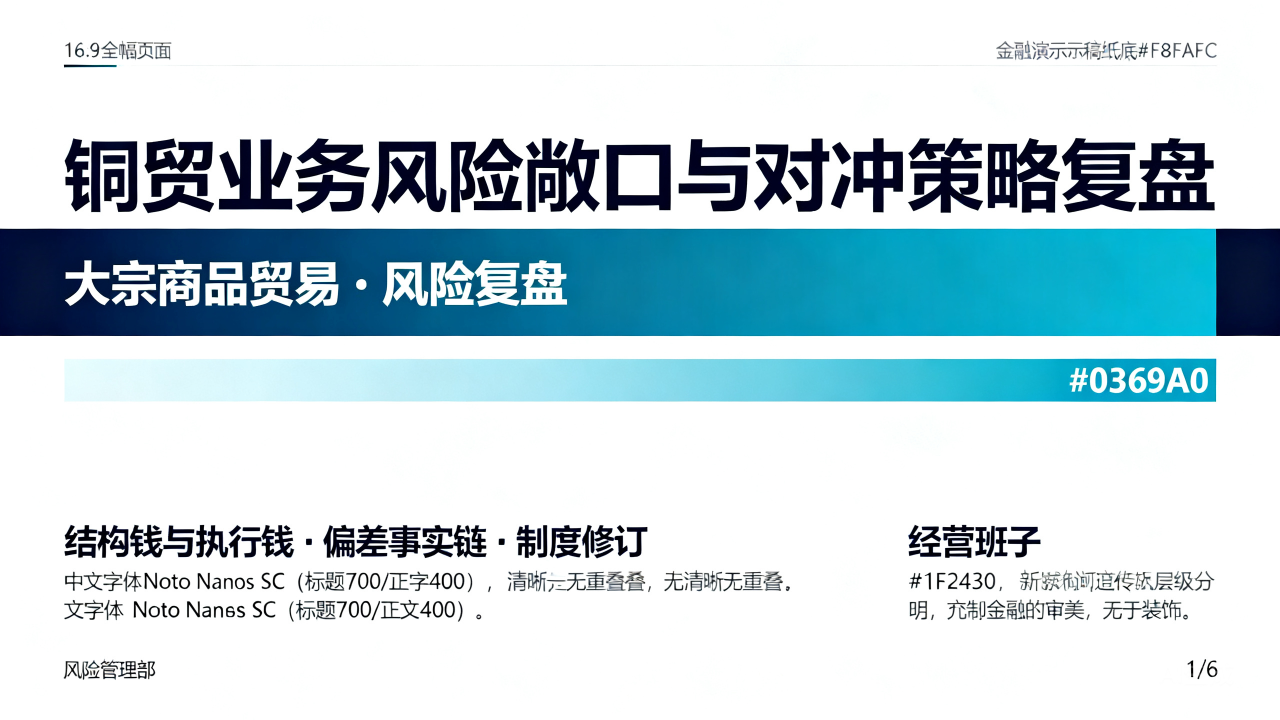
#> input picture leo-ppt-generator/evals/fixtures/template-quality/image-deck-e2e/origin_image/slide_01.png, 2560 x 1440 px (shown at 1/2 size)
$ python visual_qa.py ../evals/fixtures/template-quality/image-deck-e2e/origin_image/slide_01.png
#> lines starting #> are read from the running program, lines starting #| are printed output that depends on the picture
#!/usr/bin/env python3
"""visual_qa.py — leo-ppt 确定性像素质检前置闸门（E2，CI-4）。

leo 侧适配（自研增量）：

- 尺寸判据对齐 2560×1440 交付档（DIM-01 FAIL/WARN 分层按 leo 比例合同）；
- SIZE-01 仅提示压缩体积，不能替代像素空白检查或审美验收；
- 输入为 leo 的页图命名（``slide_*.png``），单页/目录两种模式；
- 输出机器可读 JSON 报告（--report），退出码 0/1/2 语义与
  check_deck_geometry.py 的职责分界见文件尾注。
- 上游的 planning/density_contract/html_contracts 检查族不移植
  （ppt-agent-skill 专属合同；leo 的 PLAN-01 策划卡对账为 P2 / E2-T3）。

用法：
    # 单页（worker 自查 / render-worker 单页闸门）
    python3 scripts/visual_qa.py <run>/image-deck/origin_image/slide_01.png --report <run>/reports/visual-qa.json

    # 目录批量（父 Agent 2.5 步，record 前对全部页跑）
    python3 scripts/visual_qa.py <run>/image-deck/origin_image --report <run>/reports/visual-qa.json

退出码（CI-4）：
    0 = 全部通过
    1 = 存在 FAIL（阻断交付、该页打回，不进 LLM 审——visual-qa.md 2.5 步）
    2 = 只有 WARN（可交付但必须写入 qa_note 并在交付话术披露）
"""

from __future__ import annotations

import json
import sys
from pathlib import Path

try:
    from PIL import Image
except ImportError:
    print("ERROR: Pillow is required. Install with: pip install Pillow", file=sys.stderr)
    sys.exit(1)

# ─── leo 2560 交付档阈值（自研增量；上游为 960/10K/50K 档） ───
DELIVERY_WIDTH = 2560
DELIVERY_HEIGHT = 1440
WEB_WIDTH = 1280
SIZE_WARN_BYTES = 600_000


# ─────────────────────── 检测函数 ───────────────────────
# （函数族保留上游结构与阈值思想；leo 适配点见各 docstring）

def check_dimensions(img: Image.Image) -> dict:
    """DIM-01：16:9 且 ≥2560 宽（交付档）；1280 档 WARN；其余 FAIL。"""
    w, h = img.size
    if abs(w / h - 16 / 9) < 0.05:
        if w >= DELIVERY_WIDTH:
            return {"id": "DIM-01", "status": "PASS", "msg": f"分辨率 {w}x{h}（交付档 16:9）"}
        if w >= WEB_WIDTH:
            return {"id": "DIM-01", "status": "WARN",
                    "msg": f"分辨率 {w}x{h}（web 档；交付档需 ≥{DELIVERY_WIDTH} 宽）"}
        return {"id": "DIM-01", "status": "FAIL",
                "msg": f"分辨率 {w}x{h} 低于 web 档下限 {WEB_WIDTH}"}
    return {"id": "DIM-01", "status": "FAIL", "msg": f"分辨率 {w}x{h} 不符合 16:9 规格"}


def _dominant_color(pixels: list[tuple], total: int) -> tuple[tuple, float]:
    color_count: dict[tuple, int] = {}
    for p in pixels:
        quantized = (p[0] // 8 * 8, p[1] // 8 * 8, p[2] // 8 * 8)
        color_count[quantized] = color_count.get(quantized, 0) + 1
    dominant = max(color_count, key=color_count.get)
    return dominant, color_count[dominant] / total


def check_blank_ratio(img: Image.Image, threshold: float = 0.40) -> dict:
    """BLANK-01：近乎纯色才硬失败，稀疏页面提示复核；墨迹比例不是占用面积。"""
    small = img.resize((128, 72), Image.LANCZOS)
    pixels = list(small.getdata())
    total = len(pixels)

    dominant_color, dominant_ratio = _dominant_color(pixels, total)

    if dominant_ratio > threshold:
        content_pixels = sum(
            1 for p in pixels if max(abs(a - b) for a, b in zip(p, dominant_color)) > 60
        )
        content_ratio = content_pixels / total
        if dominant_ratio > 0.995 and content_ratio < 0.001:
            return {"id": "BLANK-01", "status": "FAIL",
                    "msg": f"页面近乎纯色，差异像素 {content_ratio:.2%}，请检查截图或渲染内容"}
        if content_ratio < 0.15:
            return {"id": "BLANK-01", "status": "WARN",
                    "msg": f"差异像素 {content_ratio:.1%}，请复核稀疏页面；此比例不是留白面积或设计评分"}
        return {"id": "BLANK-01", "status": "PASS",
                "msg": f"主色占 {dominant_ratio:.0%}，差异像素 {content_ratio:.0%}"}

    return {"id": "BLANK-01", "status": "PASS",
            "msg": f"画面色彩分布正常，主色占比 {dominant_ratio:.0%}"}


def check_vertical_text(img: Image.Image) -> dict:
    """VTXT-01：辅助检测疑似竖排单字列（WARN，不判最终）。"""
    w, h = img.size
    right_half = img.crop((w // 2, 0, w, h))
    small = right_half.resize((256, 144), Image.LANCZOS).convert("L")
    pixels = small.load()
    sw, sh = small.size

    threshold = 60
    suspect_regions = []

    x = 0
    while x < sw:
        col_content = sum(1 for y in range(sh) if pixels[x, y] > threshold)
        if col_content > sh * 0.25:
            band_start = x
            band_end = x
            while band_end < sw - 1:
                next_content = sum(1 for y in range(sh) if pixels[band_end + 1, y] > threshold)
                if next_content > sh * 0.15:
                    band_end += 1
                else:
                    break

            band_width = band_end - band_start + 1
            content_rows = set()
            for bx in range(band_start, band_end + 1):
                for y in range(sh):
                    if pixels[bx, y] > threshold:
                        content_rows.add(y)

            content_height = (max(content_rows) - min(content_rows) + 1) if content_rows else 0
            width_ratio = band_width / sw
            height_ratio = content_height / sh

            if width_ratio < 0.06 and height_ratio > 0.35:
                suspect_regions.append(f"w={width_ratio:.1%} h={height_ratio:.1%}")

            x = band_end + 1
        else:
            x += 1

    if suspect_regions:
        return {"id": "VTXT-01", "status": "WARN",
                "msg": f"检测到 {len(suspect_regions)} 处疑似窄列内容带（{'; '.join(suspect_regions[:3])}），建议人工确认排版"}

    return {"id": "VTXT-01", "status": "PASS", "msg": "未检测到竖排异常"}


def check_overflow_cutoff(img: Image.Image) -> dict:
    """CUT-01：底部 4 行 / 右侧 4 列内容像素 → 截断嫌疑（WARN）。

    leo 适配：上游判"亮像素"（brightness>80）假定深色背景；浅纸底整页
    都是亮像素会 100% 误报。改为背景相对：与主色亮度偏离 > 60 才算内容。
    """
    w, h = img.size
    pixels = img.load()
    small = img.resize((128, 72), Image.LANCZOS)
    dominant_color, _ = _dominant_color(list(small.getdata()), 128 * 72)
    dominant_brightness = sum(dominant_color) / 3

    def is_content(pixel) -> bool:
        return abs(sum(pixel[:3]) / 3 - dominant_brightness) > 60

    bottom_content_pixels = 0
    bottom_total = w * 4
    for y in range(h - 4, h):
        for x in range(w):
            if is_content(pixels[x, y]):
                bottom_content_pixels += 1
    bottom_ratio = bottom_content_pixels / bottom_total if bottom_total > 0 else 0

    right_content_pixels = 0
    right_total = h * 4
    for x in range(w - 4, w):
        for y in range(h):
            if is_content(pixels[x, y]):
                right_content_pixels += 1
    right_ratio = right_content_pixels / right_total if right_total > 0 else 0

    issues = []
    if bottom_ratio > 0.2:
        issues.append(f"底部边缘有 {bottom_ratio:.0%} 亮像素，疑似内容被裁切")
    if right_ratio > 0.15:
        issues.append(f"右侧边缘有 {right_ratio:.0%} 亮像素，疑似内容被裁切")

    if issues:
        return {"id": "CUT-01", "status": "WARN", "msg": " | ".join(issues)}
    return {"id": "CUT-01", "status": "PASS", "msg": "边缘无异常裁切痕迹"}


def check_contrast_zones(img: Image.Image) -> dict:
    """CONT-01：8×8 网格低方差中亮度块占比 > 60% → 对比度嫌疑（WARN）。"""
    w, h = img.size
    grid_w, grid_h = 8, 8
    block_w = w // grid_w
    block_h = h // grid_h

    low_contrast_blocks = 0
    total_blocks = grid_w * grid_h

    for gx in range(grid_w):
        for gy in range(grid_h):
            block = img.crop((gx * block_w, gy * block_h, (gx + 1) * block_w, (gy + 1) * block_h))
            small_block = block.resize((16, 16), Image.LANCZOS)
            pixels = list(small_block.getdata())
            brightnesses = [sum(p[:3]) / 3 for p in pixels]

            avg = sum(brightnesses) / len(brightnesses)
            variance = sum((b - avg) ** 2 for b in brightnesses) / len(brightnesses)

            if variance < 25 and 40 < avg < 200:
                low_contrast_blocks += 1

    ratio = low_contrast_blocks / total_blocks
    if ratio > 0.6:
        return {"id": "CONT-01", "status": "WARN",
                "msg": f"{ratio:.0%} 的区块对比度极低，可能存在文字不可读区域"}
    return {"id": "CONT-01", "status": "PASS",
            "msg": f"对比度分布正常（低对比区块 {ratio:.0%}）"}


def check_file_size(png_path: Path) -> dict:
    """SIZE-01：压缩体积仅作提示；空白与损坏分别由 BLANK/OPEN 判定。"""
    size = png_path.stat().st_size
    if size < SIZE_WARN_BYTES:
        return {"id": "SIZE-01", "status": "WARN",
                "msg": f"PNG {size:,} bytes；低体积可能来自平色压缩，不能据此判定内容过少"}
    return {"id": "SIZE-01", "status": "PASS", "msg": f"PNG {size:,} bytes"}


# ─────────────────────── 主逻辑 ───────────────────────

def run_checks(png_path: Path) -> list[dict]:
    """对单张 PNG 运行全部检测（像素内容层；结构层归 check_deck_geometry.py）。"""
    results = [check_file_size(png_path)]
    try:
        img = Image.open(png_path).convert("RGB")
    except Exception as e:
        results.append({"id": "OPEN-01", "status": "FAIL", "msg": f"无法打开 PNG: {e}"})
        return results
    results.append(check_dimensions(img))
    results.append(check_blank_ratio(img))
    results.append(check_vertical_text(img))
    results.append(check_overflow_cutoff(img))
    results.append(check_contrast_zones(img))
    results.append(check_design_density(img))
    return results


def build_page_report(png: Path, results: list[dict]) -> dict:
    fails = [r for r in results if r["status"] == "FAIL"]
    warns = [r for r in results if r["status"] == "WARN"]
    verdict = "FAIL" if fails else ("WARN" if warns else "PASS")
    return {
        "page": png.name,
        "path": str(png.resolve()),
        "verdict": verdict,
        "checks": results,
        "fail_count": len(fails),
        "warn_count": len(warns),
    }


def collect_pngs(target: Path) -> list[Path]:
    if target.is_file():
        return [target]
    if target.is_dir():
        return sorted([*target.glob("slide_*.png"), *target.glob("slide-*.png")])
    return []


def check_design_density(img: Image.Image) -> dict:
    """DESIGN-01：四象限差异像素分布提示，不作为设计验收。

    只看内容像素（亮度偏离主色 >60）的空间分布，不改判任何既有 FAIL：
    - 全页内容占比 < 6% 且存在 ≥2 个内容占比 < 0.5% 的象限 → WARN
      （版面大面积空置，典型如"标题+文字列表+缩略图表"的文档式页面）；
    - 四象限内容占比最大/最小 > 12 倍 → WARN（单象限孤岛布局）。
    判据为观察提示（WARN 不阻断），供 SAMPLE-GATE 人工复核参考；
    对留白型封面/金句页的误报由人工裁决，不升级 FAIL。
    """
    small = img.resize((256, 144), Image.LANCZOS)
    pixels = list(small.getdata())
    total = len(pixels)
    from collections import Counter
    dominant, _ = Counter(pixels).most_common(1)[0]
    flags = [int(max(abs(a - b) for a, b in zip(px, dominant)) > 60) for px in pixels]
    overall = sum(flags) / total
    quads = []
    for qy in range(2):
        for qx in range(2):
            cell = [flags[y * 256 + x] for y in range(qy * 72, (qy + 1) * 72)
                    for x in range(qx * 128, (qx + 1) * 128)]
            quads.append(sum(cell) / len(cell))
    empty_quads = sum(1 for q in quads if q < 0.005)
    if overall < 0.06 and empty_quads >= 2:
        return {"id": "DESIGN-01", "status": "WARN",
                "msg": f"差异像素 {overall:.1%}，{empty_quads} 个象限近空，请结合页面角色复核"}
    if max(quads) > 0 and max(quads) / max(min(quads), 1e-6) > 12:
        return {"id": "DESIGN-01", "status": "WARN",
                "msg": f"象限差异像素分布不均，{empty_quads} 个象限近空，请结合页面角色复核"}
    return {"id": "DESIGN-01", "status": "PASS",
            "msg": f"差异像素 {overall:.1%}，象限分布 {['%.1f%%' % (q*100) for q in quads]}；不代表设计验收通过"}


def main() -> int:
    args = sys.argv[1:]
    report_path = None
    paths = []
    i = 0
    while i < len(args):
        if args[i] == "--report" and i + 1 < len(args):
            report_path = Path(args[i + 1]).resolve()
            i += 2
        elif args[i] == "--help" or args[i] == "-h":
            print(__doc__)
            return 0
        else:
            paths.append(args[i])
            i += 1

    if len(paths) != 1:
        print(__doc__)
        print("ERROR: 恰好一个目标（单页 PNG 或页图目录）", file=sys.stderr)
        return 1

    target = Path(paths[0]).resolve()
    pngs = collect_pngs(target)
    if not pngs:
        print(f"ERROR: 未找到可检查的 PNG（slide_*.png / slide-*.png）于 {target}", file=sys.stderr)
        return 1

    pages = [build_page_report(png, run_checks(png)) for png in pngs]
#> in run_checks, img is the input picture: PIL image 2560x1440 RGB; mean R, G, B 196.2, 215.4, 222.7
#> in check_blank_ratio, `small = img.resize((128, 72), Image.LANCZOS)`:
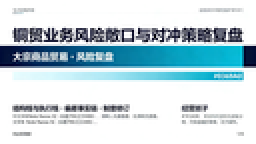
#> small: PIL image 128x72 RGB (shown 2 times larger); mean R, G, B 195.7, 214.8, 222.1
#> in check_blank_ratio, `pixels = list(small.getdata())`: pixels = 9216 items, first 6: (255, 255, 255), (255, 255, 255), (255, 255, 255), (255, 255, 255), (255, 255, 255), (255, 255, 255)
#> in check_blank_ratio, `total = len(pixels)`: total = 9216
#> after the loop in _dominant_color, `for p in pixels:`: color_count = 501 items
#> in _dominant_color, `dominant = max(color_count, key=color_count.get)`: dominant = (248, 248, 248)
#> in check_blank_ratio, `dominant_color, dominant_ratio = _dominant_color(pixels, total)`: dominant_ratio = 0.589
#> in check_blank_ratio, `content_pixels = sum( 1 for p in pixels if max(abs(a - b) for a, b in ..`: content_pixels = 2650
#> in check_blank_ratio, `content_ratio = content_pixels / total`: content_ratio = 0.288
#> in check_vertical_text, `right_half = img.crop((w // 2, 0, w, h))`:
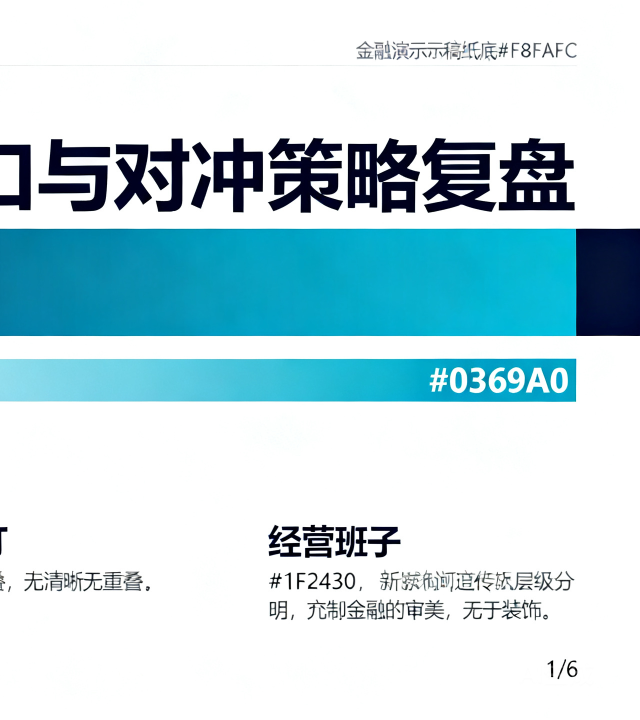
#> right_half: PIL image 1280x1440 RGB (shown at 1/2 size); mean R, G, B 192.3, 220.1, 227.5
#> in check_vertical_text, `small = right_half.resize((256, 144), Image.LANCZOS).convert("L")`:
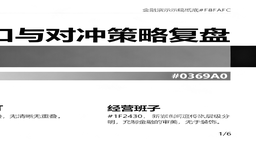
#> small: PIL image 256x144 L; min 0, max 255, mean 212.3
#> the loop in check_vertical_text, `while x < sw:` made 1 pass
#> col_content on pass 1: 140
#> after the loop in check_vertical_text, `while x < sw:`: suspect_regions = []
#> in check_overflow_cutoff, `dominant_color, _ = _dominant_color(list(small.getdata()), 128 * 72)`: dominant_color = (248, 248, 248)
#> in check_overflow_cutoff, `dominant_brightness = sum(dominant_color) / 3`: dominant_brightness = 248
#> in check_overflow_cutoff, `bottom_ratio = bottom_content_pixels / bottom_total if bottom_total > ..`: bottom_ratio = 0
#> in check_overflow_cutoff, `right_ratio = right_content_pixels / right_total if right_total > 0 el..`: right_ratio = 0.149
#> after the loop in check_contrast_zones, `for gx in range(grid_w):`: low_contrast_blocks = 0
#> in check_design_density, `small = img.resize((256, 144), Image.LANCZOS)`:
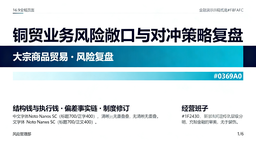
#> small: PIL image 256x144 RGB; mean R, G, B 196.1, 215.1, 222.1
#> in check_design_density, `pixels = list(small.getdata())`: pixels = 36864 items
#> in check_design_density, `total = len(pixels)`: total = 36864
#> in check_design_density, `dominant, _ = Counter(pixels).most_common(1)[0]`: dominant = (255, 255, 255)
#> in check_design_density, `flags = [int(max(abs(a - b) for a, b in zip(px, dominant)) > 60) for p..`: flags = 36864 items
#> in check_design_density, `overall = sum(flags) / total`: overall = 0.285
#> after the loop in check_design_density, `for qy in range(2):`: quads = [0.4, 0.438, 0.155, 0.148]
#> in check_design_density, `empty_quads = sum(1 for q in quads if q < 0.005)`: empty_quads = 0
#> in build_page_report, `fails = [r for r in results if r["status"] == "FAIL"]`: fails = []
#> in build_page_report, `verdict = "FAIL" if fails else ("WARN" if warns else "PASS")`: verdict = 'PASS'
#> pages = 1 item
    total_fails = sum(p["fail_count"] for p in pages)
#> total_fails = 0
    total_warns = sum(p["warn_count"] for p in pages)
#> total_warns = 0
    verdict = "FAIL" if total_fails else ("WARN" if total_warns else "PASS")
#> verdict = 'PASS'

    report = {
        "schema_version": 1,
        "kind": "visual_qa_report",
        "target": str(target),
        "pages": pages,
        "summary": {
            "pages": len(pages),
            "verdict": verdict,
            "fail_pages": [p["page"] for p in pages if p["verdict"] == "FAIL"],
            "warn_pages": [p["page"] for p in pages if p["verdict"] == "WARN"],
            "exit_code": 1 if total_fails else (2 if total_warns else 0),
        },
    }
    for page in pages:
        icons = {"PASS": "OK", "WARN": "!!", "FAIL": "XX"}
        print(f"{page['page']}: {page['verdict']}")
        for r in page["checks"]:
            print(f"  [{icons[r['status']]}] {r['id']}: {r['msg']}")
#> this loop made 1 pass
#> icons on pass 1: {'PASS': 'OK', 'WARN': '!!', 'FAIL': 'XX'}
#> (printed output is left out)
    print(
        f"TOTAL: {len(pages)} pages, FAIL={total_fails}, WARN={total_warns} → "
        f"EXIT {report['summary']['exit_code']}"
        + ("（FAIL 页不进 LLM 审，直接打回）" if total_fails else "")
    )
#| TOTAL: 1 pages, FAIL=0, WARN=0 → EXIT 0

    if report_path:
        report_path.parent.mkdir(parents=True, exist_ok=True)
        report_path.write_text(
            json.dumps(report, ensure_ascii=False, indent=2) + "\n", encoding="utf-8"
        )
    return report["summary"]["exit_code"]


# ─── 职责分界（与 check_deck_geometry.py；两文件头注互引） ───
# check_deck_geometry.py：OOXML 结构层（assemble 之后）——画布比例、页图 vs
#   画布、拉伸、覆盖率；输入是 PPTX。
# 本脚本：像素内容层（record 之前，逐页）——空白、截断、对比度、文件大小；
#   输入是 PNG。两者的 DIM 断言在各自层面独立成立，不重复不冲突。

if __name__ == "__main__":
    sys.exit(main())
#> (the program exits here)

$ run again, with leo-ppt-generator/evals/fixtures/template-quality/image-deck-e2e/origin_image/slide_02.png copied over leo-ppt-generator/evals/fixtures/template-quality/image-deck-e2e/origin_image/slide_01.png
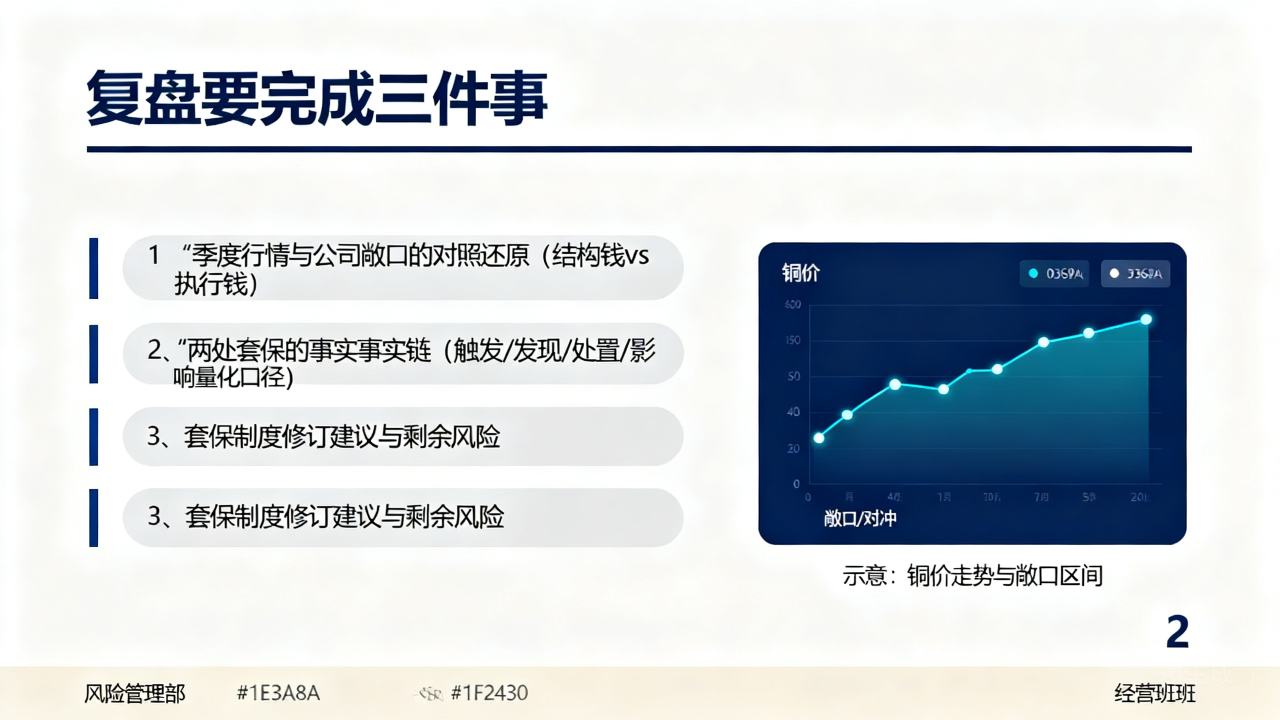
#> input picture leo-ppt-generator/evals/fixtures/template-quality/image-deck-e2e/origin_image/slide_02.png, 2560 x 1440 px (shown at 1/2 size)
#> in run_checks, img is the input picture: PIL image 2560x1440 RGB; mean R, G, B 204.1, 210.6, 215.5
#> in check_blank_ratio, `pixels = list(small.getdata())`: pixels = 9216 items, first 6: (255, 255, 255), (255, 255, 255), (254, 255, 255), (254, 255, 254), (253, 255, 254), (253, 255, 254)
#> in check_blank_ratio, `total = len(pixels)`: total = 9216
#> the loop in _dominant_color, `for p in pixels:` made 9216 passes
#> after the loop in _dominant_color, `for p in pixels:`: color_count = 342 items
#> in _dominant_color, `dominant = max(color_count, key=color_count.get)`: dominant = (248, 248, 248)
#> in check_blank_ratio, `dominant_color, dominant_ratio = _dominant_color(pixels, total)`: dominant_ratio = 0.31
#> in check_vertical_text, `small = right_half.resize((256, 144), Image.LANCZOS).convert("L")`:
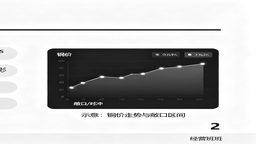
#> small: PIL image 256x144 L; min 6, max 255, mean 188.4
#> the loop in check_vertical_text, `while x < sw:` made 1 pass
#> col_content on pass 1: 142
#> after the loop in check_vertical_text, `while x < sw:`: suspect_regions = []
#> the loop in _dominant_color (call 2), `for p in pixels:` made 9216 passes
#> in check_overflow_cutoff, `dominant_color, _ = _dominant_color(list(small.getdata()), 128 * 72)`: dominant_color = (248, 248, 248)
#> dominant_brightness = 248
#> bottom_ratio = 0
#> in check_design_density, `small = img.resize((256, 144), Image.LANCZOS)`:
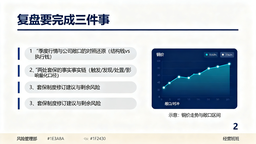
#> small: PIL image 256x144 RGB; mean R, G, B 203.8, 210.2, 215.2
#> in check_design_density, `pixels = list(small.getdata())`: pixels = 36864 items
#> in check_design_density, `total = len(pixels)`: total = 36864
#> in check_design_density, `dominant, _ = Counter(pixels).most_common(1)[0]`: dominant = (255, 255, 255)
#> flags = 36864 items
#> overall = 0.226
#> after the loop in check_design_density, `for qy in range(2):`: quads = [0.188, 0.251, 0.0919, 0.374]
#> empty_quads = 0
#> fails = []
#> in build_page_report, `verdict = "FAIL" if fails else ("WARN" if warns else "PASS")`: verdict = 'PASS'
#> pages = 1 item
#> total_fails = 0
#> in main, `verdict = "FAIL" if total_fails else ("WARN" if total_warns else "PASS")`: verdict = 'PASS'
#> the loop in main, `for page in pages:` made 1 pass
#> icons on pass 1: {'PASS': 'OK', 'WARN': '!!', 'FAIL': 'XX'}
#> (printed output is left out)
#| TOTAL: 1 pages, FAIL=0, WARN=0 → EXIT 0
